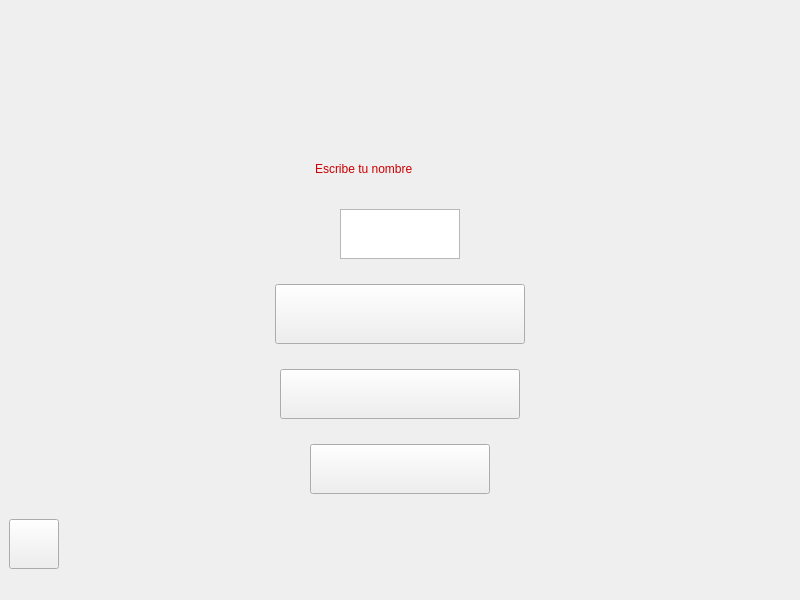
<?xml version="1.0" encoding="UTF-8"?>
<ui version="4.0">
 <class>VentanaPrincipal</class>
 <widget class="QMainWindow" name="VentanaPrincipal">
  <property name="geometry">
   <rect>
    <x>0</x>
    <y>0</y>
    <width>800</width>
    <height>600</height>
   </rect>
  </property>
  <property name="minimumSize">
   <size>
    <width>800</width>
    <height>600</height>
   </size>
  </property>
  <property name="windowTitle">
   <string>MainWindow</string>
  </property>
  <property name="autoFillBackground">
   <bool>false</bool>
  </property>
  <property name="styleSheet">
   <string notr="true"/>
  </property>
  <widget class="QWidget" name="centralwidget">
   <property name="autoFillBackground">
    <bool>false</bool>
   </property>
   <property name="styleSheet">
    <string notr="true">QWidget#centralwidget{border-image: url(:/Bakground-main/images/background_main.jpg);}</string>
   </property>
   <layout class="QVBoxLayout" name="verticalLayout">
    <property name="spacing">
     <number>5</number>
    </property>
    <item alignment="Qt::AlignHCenter">
     <widget class="QLabel" name="titulo">
      <property name="sizePolicy">
       <sizepolicy hsizetype="Preferred" vsizetype="Preferred">
        <horstretch>0</horstretch>
        <verstretch>0</verstretch>
       </sizepolicy>
      </property>
      <property name="minimumSize">
       <size>
        <width>500</width>
        <height>100</height>
       </size>
      </property>
      <property name="maximumSize">
       <size>
        <width>500</width>
        <height>100</height>
       </size>
      </property>
      <property name="styleSheet">
       <string notr="true">border-image: url(:/LabelPong/images/letras_titulo_pong.jpg);</string>
      </property>
      <property name="text">
       <string/>
      </property>
      <property name="scaledContents">
       <bool>true</bool>
      </property>
     </widget>
    </item>
    <item alignment="Qt::AlignHCenter">
     <widget class="QLabel" name="labelNombre">
      <property name="enabled">
       <bool>true</bool>
      </property>
      <property name="minimumSize">
       <size>
        <width>170</width>
        <height>30</height>
       </size>
      </property>
      <property name="maximumSize">
       <size>
        <width>170</width>
        <height>30</height>
       </size>
      </property>
      <property name="styleSheet">
       <string notr="true">font: 75 12pt &quot;Monospace&quot;;
color: rgb(204, 0, 0);</string>
      </property>
      <property name="text">
       <string>Escribe tu nombre</string>
      </property>
     </widget>
    </item>
    <item alignment="Qt::AlignHCenter">
     <widget class="QTextEdit" name="editNombre">
      <property name="enabled">
       <bool>true</bool>
      </property>
      <property name="sizePolicy">
       <sizepolicy hsizetype="Preferred" vsizetype="Preferred">
        <horstretch>0</horstretch>
        <verstretch>0</verstretch>
       </sizepolicy>
      </property>
      <property name="minimumSize">
       <size>
        <width>120</width>
        <height>50</height>
       </size>
      </property>
      <property name="maximumSize">
       <size>
        <width>120</width>
        <height>50</height>
       </size>
      </property>
      <property name="styleSheet">
       <string notr="true">QTextEdit#editNombre{
border-color: rgb(115, 210, 22);
font: 75 20pt &quot;Monospace&quot;;}</string>
      </property>
      <property name="documentTitle">
       <string/>
      </property>
     </widget>
    </item>
    <item alignment="Qt::AlignHCenter">
     <widget class="QPushButton" name="startButton">
      <property name="sizePolicy">
       <sizepolicy hsizetype="Minimum" vsizetype="Preferred">
        <horstretch>0</horstretch>
        <verstretch>0</verstretch>
       </sizepolicy>
      </property>
      <property name="minimumSize">
       <size>
        <width>250</width>
        <height>60</height>
       </size>
      </property>
      <property name="maximumSize">
       <size>
        <width>250</width>
        <height>60</height>
       </size>
      </property>
      <property name="styleSheet">
       <string notr="true">QPushButton#startButton{
background-image: url(:/ButtonStart/images/start_button.jpg);
;}


			
	

</string>
      </property>
      <property name="text">
       <string/>
      </property>
     </widget>
    </item>
    <item alignment="Qt::AlignHCenter">
     <widget class="QPushButton" name="exitButton">
      <property name="sizePolicy">
       <sizepolicy hsizetype="Minimum" vsizetype="Preferred">
        <horstretch>0</horstretch>
        <verstretch>0</verstretch>
       </sizepolicy>
      </property>
      <property name="minimumSize">
       <size>
        <width>240</width>
        <height>50</height>
       </size>
      </property>
      <property name="maximumSize">
       <size>
        <width>240</width>
        <height>50</height>
       </size>
      </property>
      <property name="styleSheet">
       <string notr="true">QPushButton#exitButton{
background-image: url(:/ButtonExit/images/exit_button.jpg);
}</string>
      </property>
      <property name="text">
       <string/>
      </property>
     </widget>
    </item>
    <item alignment="Qt::AlignHCenter">
     <widget class="QPushButton" name="scoreButton">
      <property name="minimumSize">
       <size>
        <width>180</width>
        <height>50</height>
       </size>
      </property>
      <property name="maximumSize">
       <size>
        <width>180</width>
        <height>50</height>
       </size>
      </property>
      <property name="styleSheet">
       <string notr="true">background-image: url(:/ButtonScore/images/score_button.jpg);</string>
      </property>
      <property name="text">
       <string/>
      </property>
     </widget>
    </item>
    <item>
     <widget class="QPushButton" name="infoButton">
      <property name="maximumSize">
       <size>
        <width>50</width>
        <height>50</height>
       </size>
      </property>
      <property name="styleSheet">
       <string notr="true">background-image: url(:/ButtonInfo/images/info_button.jpg);</string>
      </property>
      <property name="text">
       <string/>
      </property>
     </widget>
    </item>
   </layout>
  </widget>
  <action name="actionPuntuaciones">
   <property name="text">
    <string>Puntuaciones</string>
   </property>
  </action>
  <action name="actionAcerca_de">
   <property name="text">
    <string>Acerca de</string>
   </property>
  </action>
  <action name="actionVer_puntuaciones">
   <property name="text">
    <string>Ver puntuaciones</string>
   </property>
  </action>
  <action name="actionAcerca_de_2">
   <property name="text">
    <string>Acerca de</string>
   </property>
  </action>
  <action name="action_Puntuaciones">
   <property name="text">
    <string>$Puntuaciones</string>
   </property>
  </action>
  <action name="actionVer_puntuaciones_2">
   <property name="text">
    <string>Ver &amp;puntuaciones</string>
   </property>
  </action>
  <action name="action_Acerca_de">
   <property name="text">
    <string>&amp;Acerca de</string>
   </property>
  </action>
  <action name="action_Acerca_de_2">
   <property name="text">
    <string>&amp;Acerca de</string>
   </property>
  </action>
  <action name="action_Ver_puntuaciones">
   <property name="icon">
    <iconset resource="test.qrc">
     <normaloff>:/Icons/icons/edit-paste.png</normaloff>:/Icons/icons/edit-paste.png</iconset>
   </property>
   <property name="text">
    <string>&amp;Ver puntuaciones</string>
   </property>
  </action>
  <action name="actionAcerca_de_3">
   <property name="icon">
    <iconset resource="test.qrc">
     <normaloff>:/Icons/icons/help-content.png</normaloff>:/Icons/icons/help-content.png</iconset>
   </property>
   <property name="text">
    <string>Acerca de..</string>
   </property>
  </action>
 </widget>
 <resources>
  <include location="test.qrc"/>
 </resources>
 <connections/>
</ui>
